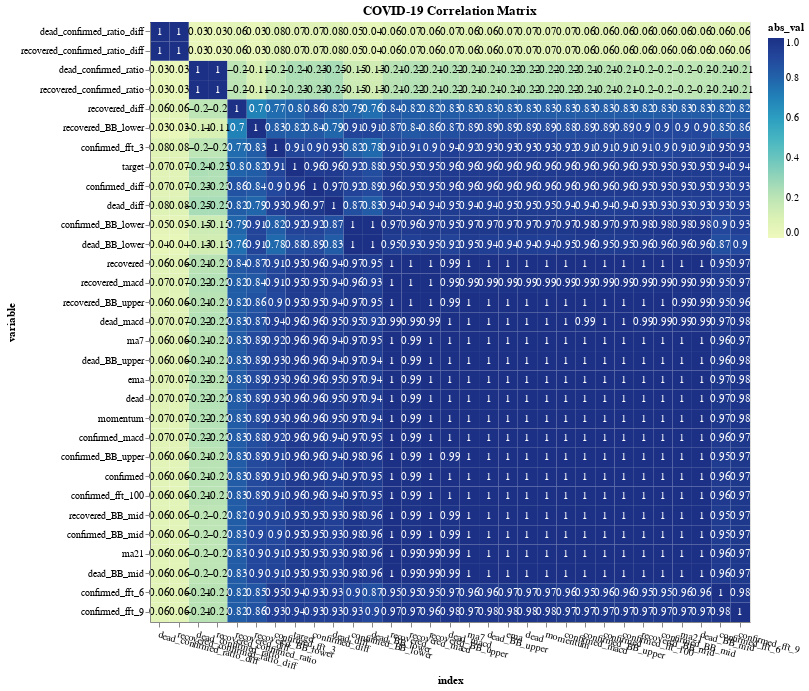

The cell this chart's notebook holds for it:
### Code cell
visualize_feature_correlation(df_all4, "heatmap").properties(title="COVID-19 Correlation Matrix")

### Figure 1 — Vega-Lite specification as saved in the notebook (floating-point values rounded to 4 significant figures; data arrays with more than 128 entries replaced by an {"elided": "..."} marker saying what was removed)
{"config": {"view": {"continuousWidth": 400, "continuousHeight": 300}}, "layer": [{"mark": "rect", "encoding": {"color": {"type": "quantitative", "field": "abs_val", "scale": {"domain": [0, 1]}}, "x": {"type": "nominal", "axis": {"labelAngle": 15}, "field": "index", "sort": ["dead_confirmed_ratio_diff", "recovered_confirmed_ratio_diff", "dead_confirmed_ratio", "recovered_confirmed_ratio", "recovered_diff", "recovered_BB_lower", "confirmed_fft_3", "target", "confirmed_diff", "dead_diff", "confirmed_BB_lower", "dead_BB_lower", "recovered", "recovered_macd", "recovered_BB_upper", "dead_macd", "ma7", "dead_BB_upper", "ema", "dead", "momentum", "confirmed_macd", "confirmed_BB_upper", "confirmed", "confirmed_fft_100", "recovered_BB_mid", "confirmed_BB_mid", "ma21", "dead_BB_mid", "confirmed_fft_6", "confirmed_fft_9"]}, "y": {"type": "nominal", "field": "variable", "sort": ["dead_confirmed_ratio_diff", "recovered_confirmed_ratio_diff", "dead_confirmed_ratio", "recovered_confirmed_ratio", "recovered_diff", "recovered_BB_lower", "confirmed_fft_3", "target", "confirmed_diff", "dead_diff", "confirmed_BB_lower", "dead_BB_lower", "recovered", "recovered_macd", "recovered_BB_upper", "dead_macd", "ma7", "dead_BB_upper", "ema", "dead", "momentum", "confirmed_macd", "confirmed_BB_upper", "confirmed", "confirmed_fft_100", "recovered_BB_mid", "confirmed_BB_mid", "ma21", "dead_BB_mid", "confirmed_fft_6", "confirmed_fft_9"]}}, "height": 600, "transform": [{"calculate": "abs(datum.value)", "as": "abs_val"}], "width": 600}, {"mark": {"type": "text", "align": "center"}, "encoding": {"color": {"condition": {"value": "black", "test": "datum.value < .5"}, "value": "white"}, "text": {"type": "quantitative", "field": "value"}, "x": {"type": "nominal", "axis": {"labelAngle": 15}, "field": "index", "sort": ["dead_confirmed_ratio_diff", "recovered_confirmed_ratio_diff", "dead_confirmed_ratio", "recovered_confirmed_ratio", "recovered_diff", "recovered_BB_lower", "confirmed_fft_3", "target", "confirmed_diff", "dead_diff", "confirmed_BB_lower", "dead_BB_lower", "recovered", "recovered_macd", "recovered_BB_upper", "dead_macd", "ma7", "dead_BB_upper", "ema", "dead", "momentum", "confirmed_macd", "confirmed_BB_upper", "confirmed", "confirmed_fft_100", "recovered_BB_mid", "confirmed_BB_mid", "ma21", "dead_BB_mid", "confirmed_fft_6", "confirmed_fft_9"]}, "y": {"type": "nominal", "field": "variable", "sort": ["dead_confirmed_ratio_diff", "recovered_confirmed_ratio_diff", "dead_confirmed_ratio", "recovered_confirmed_ratio", "recovered_diff", "recovered_BB_lower", "confirmed_fft_3", "target", "confirmed_diff", "dead_diff", "confirmed_BB_lower", "dead_BB_lower", "recovered", "recovered_macd", "recovered_BB_upper", "dead_macd", "ma7", "dead_BB_upper", "ema", "dead", "momentum", "confirmed_macd", "confirmed_BB_upper", "confirmed", "confirmed_fft_100", "recovered_BB_mid", "confirmed_BB_mid", "ma21", "dead_BB_mid", "confirmed_fft_6", "confirmed_fft_9"]}}, "height": 600, "transform": [{"calculate": "abs(datum.value)", "as": "abs_val"}], "width": 600}], "data": {"name": "data-3cd850bc62a04c04dff468977ba225ca"}, "resolve": {"scale": {"x": "shared", "y": "shared"}}, "title": "COVID-19 Correlation Matrix", "$schema": "https://vega.github.io/schema/vega-lite/v4.8.1.json", "datasets": {"data-3cd850bc62a04c04dff468977ba225ca": {"elided": "961 records"}}}
